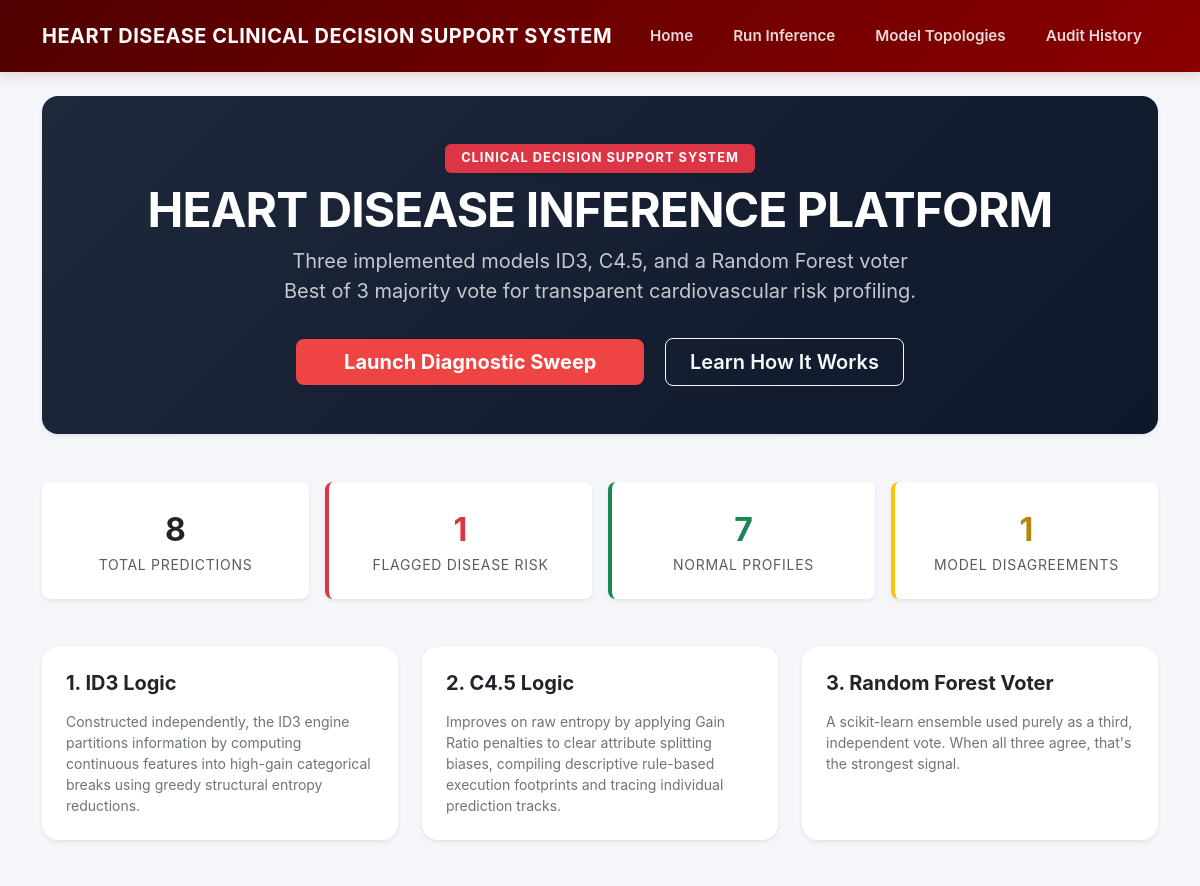
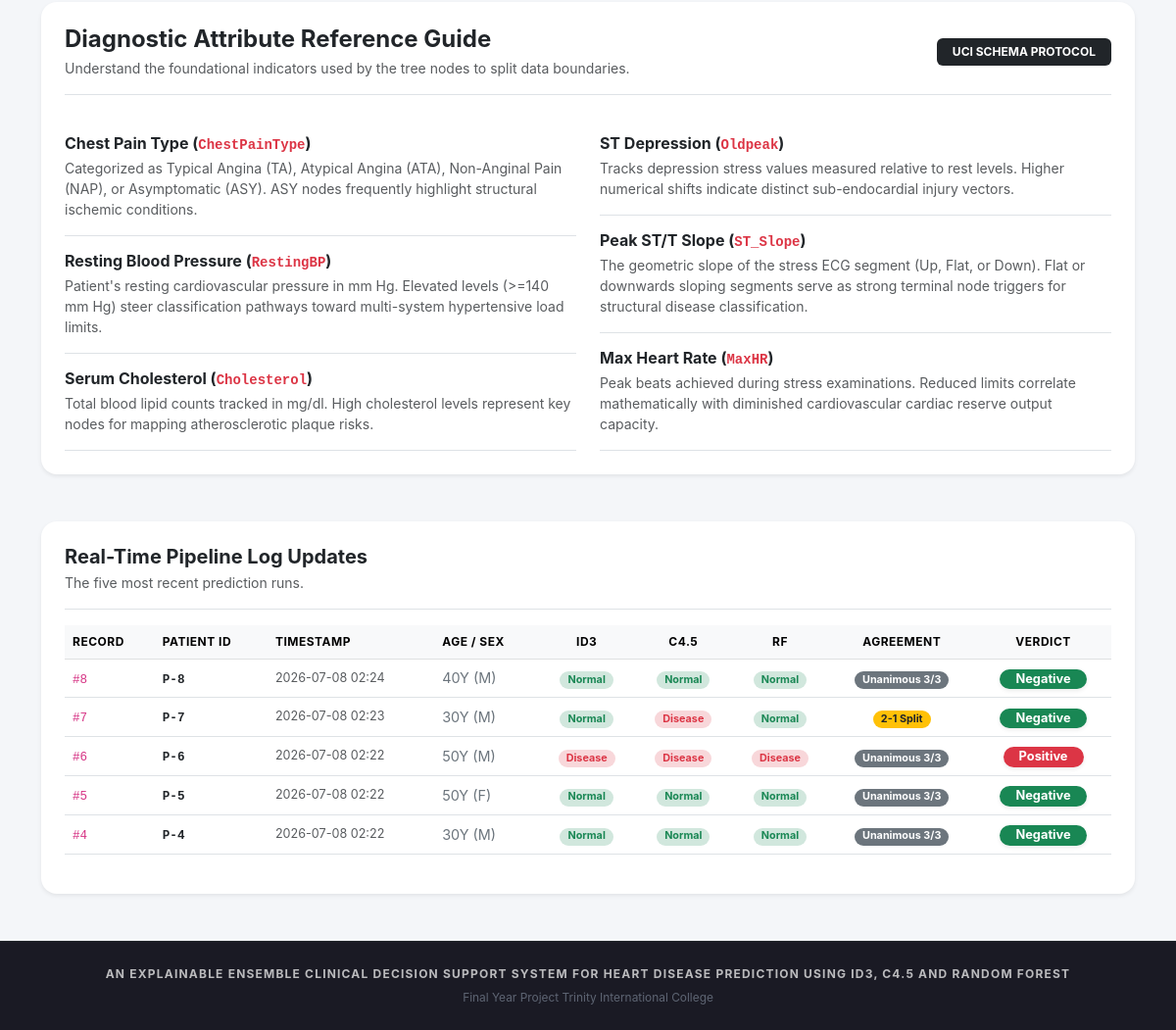
The page / on the database its author committed (2 pictures, top to bottom).
### predictor/models.py (models this page shows, shortened)
class Assessment(models.Model):
    patient = models.ForeignKey(Patient, on_delete=models.PROTECT, related_name="assessments")
    age = models.IntegerField()
    sex = models.CharField(max_length=5)
    chest_pain_type = models.CharField(max_length=10)
    resting_bp = models.IntegerField()
    cholesterol = models.IntegerField()
    fasting_bs = models.IntegerField()
    resting_ecg = models.CharField(max_length=15)
    max_hr = models.IntegerField()
    exercise_angina = models.CharField(max_length=5)
    oldpeak = models.FloatField()
    st_slope = models.CharField(max_length=10)
    id3_pred = models.IntegerField()
    c45_pred = models.IntegerField()
    rf_pred = models.IntegerField(null=True, blank=True)
    rf_confidence = models.FloatField(null=True, blank=True)
    created_at = models.DateTimeField(auto_now_add=True)
    class Meta:
        ordering = ["-created_at"]
    @property
    def votes(self):
        v = [self.id3_pred, self.c45_pred]
        if self.rf_pred is not None:
            v.append(self.rf_pred)
        return v
    @property
    def models_agree(self):
        return len(set(self.votes)) == 1
    @property
    def unanimous(self):
        if self.rf_pred is None:
            return None
        return self.id3_pred == self.c45_pred == self.rf_pred
    @property
    def verdict(self):
        votes = self.votes
        if len(votes) == 3:
            return 1 if votes.count(1) > votes.count(0) else 0
        return self.id3_pred if self.id3_pred == self.c45_pred else self.c45_pred

class Patient(models.Model):
    mrn = models.CharField(max_length=50, unique=True, verbose_name="MRN (Patient ID)")
    name = models.CharField(max_length=150)
    created_at = models.DateTimeField(auto_now_add=True)
    class Meta:
        ordering = ["-created_at"]

### predictor/views.py (the view)
# urls.py: 2. Add a URL to urlpatterns:  path('', views.home, name='home')
def home(request):
    assessments = Assessment.objects.select_related("patient").all()
    total = assessments.count()
    disease = sum(1 for a in assessments if a.verdict == 1)
    no_disease = total - disease
    disagreements = sum(1 for a in assessments if not a.models_agree)
    recent_records = []
    for a in assessments[:5]:
        label, badge_class = _agreement_label(a)
        recent_records.append({
            'id': a.id,
            'patient_id': a.patient.mrn,
            'created_at': a.created_at,
            'age': a.age,
            'sex': a.sex,
            'id3_result': a.id3_pred,
            'c45_result': a.c45_pred,
            'rf_result': a.rf_pred,
            'agree': a.models_agree,
            'agreement_label': label,
            'agreement_badge_class': badge_class,
            'verdict': a.verdict,
        })
    return render(request, "predictor/home.html", {
        "total": total, "disease": disease, "no_disease": no_disease,
        "disagreements": disagreements, "recent": recent_records
    })

### predictor/views.py (called while the page is built)
def _agreement_label(a):
    if a.rf_pred is None:
        return ("Agree", "bg-secondary") if a.models_agree else ("Disagree", "bg-warning text-dark")
    if a.unanimous:
        return "Unanimous 3/3", "bg-secondary"
    return "2-1 Split", "bg-warning text-dark"

### predictor/templates/predictor/home.html (shortened to what this page needs)
{% extends 'predictor/base.html' %}
{% block content %}
<div class="text-center mb-5 py-5 rounded-4 shadow-sm text-white" style="background: linear-gradient(135deg, #1e293b 0%, #0f172a 100%);">
  <div class="mb-2">
    <span class="badge bg-danger px-3 py-2 text-uppercase fw-bold tracking-wide shadow-sm" style="font-size: 0.8rem; letter-spacing: 1px;">Clinical Decision Support System</span>
  </div>
  <h1 class="display-5 fw-bold text-uppercase tracking-tight mb-2">Heart Disease Inference Platform</h1>
  <p class="lead opacity-75 mx-auto max-w-2xl fw-normal fs-5">
    Three implemented models ID3, C4.5, and a Random Forest voter
  <br>
    Best of 3  majority vote for transparent cardiovascular risk profiling.</p>
  <div class="mt-4 pt-2">
    <a href="{% url 'predict' %}" class="btn btn-danger btn-lg px-5 fw-bold shadow-sm me-3 border-0 hover-scale" style="background-color: #ef4444;">
       Launch Diagnostic Sweep
    </a>
    <a href="#system-workflow" class="btn btn-outline-light btn-lg px-4 fw-semibold">
      Learn How It Works
    </a>
  </div>
</div>
<div class="row g-3 justify-content-center mb-5">
  <div class="col-md-3">
    <div class="card text-center p-4 border-0 shadow-sm rounded-3 bg-white">
      <div class="fw-bold" style="font-size: 2rem;">{{ total }}</div>
      <div class="text-uppercase small text-muted" style="letter-spacing: 0.05em;">Total Predictions</div>
    </div>
  </div>
  <div class="col-md-3">
    <div class="card text-center p-4 border-0 shadow-sm rounded-3 bg-white" style="border-left: 4px solid #dc3545 !important;">
      <div class="fw-bold text-danger" style="font-size: 2rem;">{{ disease }}</div>
      <div class="text-uppercase small text-muted" style="letter-spacing: 0.05em;">Flagged Disease Risk</div>
    </div>
  </div>
  <div class="col-md-3">
    <div class="card text-center p-4 border-0 shadow-sm rounded-3 bg-white" style="border-left: 4px solid #198754 !important;">
      <div class="fw-bold text-success" style="font-size: 2rem;">{{ no_disease }}</div>
      <div class="text-uppercase small text-muted" style="letter-spacing: 0.05em;">Normal Profiles</div>
    </div>
  </div>
  <div class="col-md-3">
    <div class="card text-center p-4 border-0 shadow-sm rounded-3 bg-white" style="border-left: 4px solid #ffc107 !important;">
      <div class="fw-bold" style="font-size: 2rem; color:#b8860b;">{{ disagreements }}</div>
      <div class="text-uppercase small text-muted" style="letter-spacing: 0.05em;">Model Disagreements</div>
    </div>
  </div>
</div>
<div id="system-workflow" class="row g-4 mb-5">
  <div class="col-md-4">
    <div class="card h-100 border-0 shadow-sm rounded-4 p-4 bg-white">
      <div class="d-flex align-items-center mb-3">
        <h5 class="fw-bold text-dark m-0">1. ID3 Logic</h5>
      </div>
      <p class="text-secondary small lh-base mb-0">
        Constructed independently, the ID3 engine partitions information by computing continuous features into high-gain categorical breaks using greedy structural entropy reductions.
      </p>
    </div>
  </div>
  <div class="col-md-4">
    <div class="card h-100 border-0 shadow-sm rounded-4 p-4 bg-white">
      <div class="d-flex align-items-center mb-3">
        <h5 class="fw-bold text-dark m-0">2. C4.5 Logic</h5>
      </div>
      <p class="text-secondary small lh-base mb-0">
        Improves on raw entropy by applying Gain Ratio penalties to clear attribute splitting biases, compiling descriptive rule-based execution footprints and tracing individual prediction tracks.
      </p>
    </div>
  </div>
  <div class="col-md-4">
    <div class="card h-100 border-0 shadow-sm rounded-4 p-4 bg-white">
      <div class="d-flex align-items-center mb-3">
        <h5 class="fw-bold text-dark m-0">3. Random Forest Voter</h5>
      </div>
      <p class="text-secondary small lh-base mb-0">
        A scikit-learn ensemble used purely as a third, independent vote. When all three agree, that's the strongest signal.        </p>
    </div>
  </div>
</div>
<div class="card border-0 shadow-sm rounded-4 p-4 bg-white mb-5">
  <div class="border-bottom pb-3 mb-4 d-flex justify-content-between align-items-center">
    <div>
      <h4 class="fw-bold text-dark mb-1">Diagnostic Attribute Reference Guide</h4>
      <p class="text-muted small mb-0">Understand the foundational indicators used by the tree nodes to split data boundaries.</p>
    </div>
    <span class="badge bg-dark px-3 py-2 text-uppercase">UCI Schema Protocol</span>
  </div>
  <div class="row g-4">
    <div class="col-md-6">
      <ul class="list-group list-group-flush">
        <li class="list-group-item px-0 py-3 bg-transparent border-bottom">
          <h6 class="fw-bold text-dark mb-1">Chest Pain Type (<small class="font-monospace text-danger">ChestPainType</small>)</h6>
          <p class="text-muted small mb-0">Categorized as Typical Angina (TA), Atypical Angina (ATA), Non-Anginal Pain (NAP), or Asymptomatic (ASY). ASY nodes frequently highlight structural ischemic conditions.</p>
        </li>
        <li class="list-group-item px-0 py-3 bg-transparent border-bottom">
          <h6 class="fw-bold text-dark mb-1">Resting Blood Pressure (<small class="font-monospace text-danger">RestingBP</small>)</h6>
          <p class="text-muted small mb-0">Patient's resting cardiovascular pressure in mm Hg. Elevated levels (&gt;=140 mm Hg) steer classification pathways toward multi-system hypertensive load limits.</p>
        </li>
        <li class="list-group-item px-0 py-3 bg-transparent border-bottom">
          <h6 class="fw-bold text-dark mb-1">Serum Cholesterol (<small class="font-monospace text-danger">Cholesterol</small>)</h6>
          <p class="text-muted small mb-0">Total blood lipid counts tracked in mg/dl. High cholesterol levels represent key nodes for mapping atherosclerotic plaque risks.</p>
        </li>
      </ul>
    </div>
    <div class="col-md-6">
      <ul class="list-group list-group-flush">
        <li class="list-group-item px-0 py-3 bg-transparent border-bottom">
          <h6 class="fw-bold text-dark mb-1">ST Depression (<small class="font-monospace text-danger">Oldpeak</small>)</h6>
          <p class="text-muted small mb-0">Tracks depression stress values measured relative to rest levels. Higher numerical shifts indicate distinct sub-endocardial injury vectors.</p>
        </li>
        <li class="list-group-item px-0 py-3 bg-transparent border-bottom">
          <h6 class="fw-bold text-dark mb-1">Peak ST/T Slope (<small class="font-monospace text-danger">ST_Slope</small>)</h6>
          <p class="text-muted small mb-0">The geometric slope of the stress ECG segment (Up, Flat, or Down). Flat or downwards sloping segments serve as strong terminal node triggers for structural disease classification.</p>
        </li>
        <li class="list-group-item px-0 py-3 bg-transparent border-bottom">
          <h6 class="fw-bold text-dark mb-1">Max Heart Rate (<small class="font-monospace text-danger">MaxHR</small>)</h6>
          <p class="text-muted small mb-0">Peak beats achieved during stress examinations. Reduced limits correlate mathematically with diminished cardiovascular cardiac reserve output capacity.</p>
        </li>
      </ul>
    </div>
  </div>
</div>
{% if recent %}
<div class="card border-0 shadow-sm rounded-4 p-4 bg-white">
  <div class="border-bottom pb-3 mb-3">
    <h5 class="fw-bold text-dark mb-1">Real-Time Pipeline Log Updates</h5>
    <p class="text-muted small mb-0">The five most recent prediction runs.</p>
  </div>
  <div class="table-responsive">
    <table class="table table-hover align-middle">
      <thead class="table-light">
        <tr class="small text-muted text-uppercase" style="font-size: 0.75rem; letter-spacing: 0.5px;">
          <th>Record</th>
          <th>Patient ID</th>
          <th>Timestamp</th>
          <th>Age / Sex</th>
          <th class="text-center">ID3</th>
          <th class="text-center">C4.5</th>
          <th class="text-center">RF</th>
          <th class="text-center">Agreement</th>
          <th class="text-center">Verdict</th>
        </tr>
      </thead>
      <tbody>
        {% for r in recent %}
        <tr style="font-size: 0.9rem;">
          <td><code>#{{ r.id }}</code></td>
          <td><code class="text-dark fw-bold">{{ r.patient_id }}</code></td>
          <td class="text-muted small">{{ r.created_at|date:"Y-m-d H:i" }}</td>
          <td class="text-secondary">{{ r.age }}Y ({{ r.sex }})</td>
          <td class="text-center">{% if r.id3_result == 1 %}<span class="badge bg-danger-subtle text-danger rounded-pill px-2">Disease</span>{% else %}<span class="badge bg-success-subtle text-success rounded-pill px-2">Normal</span>{% endif %}</td>
          <td class="text-center">{% if r.c45_result == 1 %}<span class="badge bg-danger-subtle text-danger rounded-pill px-2">Disease</span>{% else %}<span class="badge bg-success-subtle text-success rounded-pill px-2">Normal</span>{% endif %}</td>
          <td class="text-center">
            {% if r.rf_result is None %}
              <span class="text-muted small">&mdash;</span>
            {% elif r.rf_result == 1 %}
              <span class="badge bg-danger-subtle text-danger rounded-pill px-2">Disease</span>
            {% else %}
              <span class="badge bg-success-subtle text-success rounded-pill px-2">Normal</span>
            {% endif %}
          </td>
          <td class="text-center">
            <span class="badge {{ r.agreement_badge_class }} rounded-pill px-2">{{ r.agreement_label }}</span>
          </td>
          <td class="text-center">
            {% if r.verdict == 1 %}
              <span class="badge bg-danger px-3 py-1 rounded-pill fw-bold shadow-sm" style="font-size: 0.8rem;">Positive</span>
            {% else %}
              <span class="badge bg-success px-3 py-1 rounded-pill fw-bold shadow-sm" style="font-size: 0.8rem;">Negative</span>
            {% endif %}
          </td>
        </tr>
        {% endfor %}
      </tbody>
    </table>
  </div>
</div>
{% endif %}
{% endblock %}

### predictor/templates/predictor/base.html (shortened to what this page needs)
<!DOCTYPE html>
<html lang="en">
<head>
  <link href="https://cdn.jsdelivr.net/npm/bootstrap@5.3.0/dist/css/bootstrap.min.css" rel="stylesheet">
</head>
<body class="d-flex flex-column min-vh-100">
  <nav class="navbar navbar-expand-lg navbar-dark navbar-custom py-3 mb-4">
    <div class="container">
      <a class="navbar-brand fw-bold text-uppercase d-flex align-items-center gap-2" href="{% url 'home' %}">
        Heart Disease Clinical Decision Support System
      </a>
      <div class="collapse navbar-collapse" id="navbarNav">
        <div class="navbar-nav ms-auto gap-2 mt-2 mt-lg-0">
          <a class="nav-link nav-link-custom px-3" href="{% url 'home' %}">Home</a>
          <a class="nav-link nav-link-custom px-3" href="{% url 'predict' %}">Run Inference</a>
          <a class="nav-link nav-link-custom px-3" href="{% url 'compare' %}">Model Topologies</a>
          <a class="nav-link nav-link-custom px-3" href="{% url 'history' %}">Audit History</a>
        </div>
      </div>
    </div>
  </nav>
  <main class="container flex-grow-1 mb-5">
    {% block content %}
    {% endblock %}
  </main>
  <footer class="text-center py-4 border-top border-dark">
    <div class="container">
      <p class="mb-1 fw-bold text-white text-uppercase tracking-wider" style="font-size: 0.75rem; opacity: 0.7;">
        An Explainable Ensemble Clinical Decision Support System for Heart Disease Prediction using ID3, C4.5 and Random Forest
      </p>
      <small class="opacity-50">Final Year Project  Trinity International College </small>
    </div>
  </footer>
</body>
</html>

### predictor/templates/predictor/base.html (style rules this page uses)
body { background-color: #f4f6f9; font-family: -apple-system, BlinkMacSystemFont, "Segoe UI", Roboto, Helvetica, Arial, sans-serif; }
.navbar-custom { background: linear-gradient(135deg, #500000 0%, #8b0000 100%); box-shadow: 0 4px 12px rgba(139, 0, 0, 0.15); }
.navbar-brand { letter-spacing: 0.5px; }
.nav-link-custom { color: rgba(255, 255, 255, 0.85) !important; font-weight: 600; font-size: 0.95rem; transition: color 0.2s ease, transform 0.2s ease; }
footer { background-color: #1a1a24; color: #a0aec0; font-size: 0.85rem; }
.tracking-tight { letter-spacing: -0.02em; }
.tracking-wide { letter-spacing: 0.05em; }
.tracking-wider { letter-spacing: 0.1em; }
.max-w-2xl { max-width: 42rem; }

### predictor/templates/predictor/home.html (style rules this page uses)
.hover-scale { transition: transform 0.2s ease; }
.bg-danger-subtle { background-color: #ffeeef; color: #dc3545; }
.bg-success-subtle { background-color: #eefdf5; color: #198754; }

### rows shown on the page
Assessment: id "8", patient_id "P-8", created_at "2026-07-08 02:24", age "40", sex "M", shows "Normal", agreement_label "Unanimous 3/3", shows "Negative"
Assessment: id "7", patient_id "P-7", created_at "2026-07-08 02:23", age "30", sex "M", shows "Normal", shows "Disease", agreement_label "2-1 Split", shows "Negative"
Assessment: id "6", patient_id "P-6", created_at "2026-07-08 02:22", age "50", sex "M", shows "Disease", agreement_label "Unanimous 3/3", shows "Positive"
Assessment: id "5", patient_id "P-5", created_at "2026-07-08 02:22", age "50", sex "F", shows "Normal", agreement_label "Unanimous 3/3", shows "Negative"
Assessment: id "4", patient_id "P-4", created_at "2026-07-08 02:22", age "30", sex "M", shows "Normal", agreement_label "Unanimous 3/3", shows "Negative"

### other values the page prints
{{ total }} "8"
{{ disease }} "1"
{{ no_disease }} "7"
{{ disagreements }} "1"
